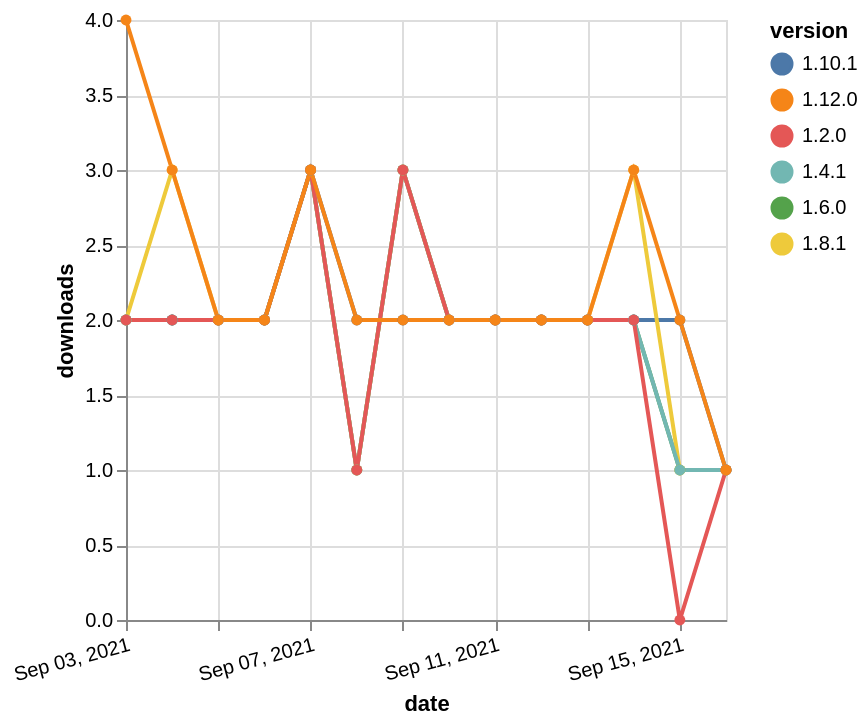

Source (Vega-Lite JSON):
### Vega-Lite specification from a JSON file in a GitHub repository (floating-point values rounded to 4 significant figures)
{"$schema": "https://vega.github.io/schema/vega-lite/v5.json", "description": "A simple bar chart with embedded data.", "data": {"values": [{"date": "2021-09-03", "total": 1476, "delta": 2, "version": "1.6.0"}, {"date": "2021-09-04", "total": 1478, "delta": 2, "version": "1.6.0"}, {"date": "2021-09-05", "total": 1480, "delta": 2, "version": "1.6.0"}, {"date": "2021-09-06", "total": 1482, "delta": 2, "version": "1.6.0"}, {"date": "2021-09-07", "total": 1485, "delta": 3, "version": "1.6.0"}, {"date": "2021-09-08", "total": 1486, "delta": 1, "version": "1.6.0"}, {"date": "2021-09-09", "total": 1489, "delta": 3, "version": "1.6.0"}, {"date": "2021-09-10", "total": 1491, "delta": 2, "version": "1.6.0"}, {"date": "2021-09-11", "total": 1493, "delta": 2, "version": "1.6.0"}, {"date": "2021-09-12", "total": 1495, "delta": 2, "version": "1.6.0"}, {"date": "2021-09-13", "total": 1497, "delta": 2, "version": "1.6.0"}, {"date": "2021-09-14", "total": 1499, "delta": 2, "version": "1.6.0"}, {"date": "2021-09-15", "total": 1500, "delta": 1, "version": "1.6.0"}, {"date": "2021-09-16", "total": 1501, "delta": 1, "version": "1.6.0"}, {"date": "2021-09-03", "total": 618, "delta": 2, "version": "1.10.1"}, {"date": "2021-09-04", "total": 620, "delta": 2, "version": "1.10.1"}, {"date": "2021-09-05", "total": 622, "delta": 2, "version": "1.10.1"}, {"date": "2021-09-06", "total": 624, "delta": 2, "version": "1.10.1"}, {"date": "2021-09-07", "total": 627, "delta": 3, "version": "1.10.1"}, {"date": "2021-09-08", "total": 629, "delta": 2, "version": "1.10.1"}, {"date": "2021-09-09", "total": 631, "delta": 2, "version": "1.10.1"}, {"date": "2021-09-10", "total": 633, "delta": 2, "version": "1.10.1"}, {"date": "2021-09-11", "total": 635, "delta": 2, "version": "1.10.1"}, {"date": "2021-09-12", "total": 637, "delta": 2, "version": "1.10.1"}, {"date": "2021-09-13", "total": 639, "delta": 2, "version": "1.10.1"}, {"date": "2021-09-14", "total": 641, "delta": 2, "version": "1.10.1"}, {"date": "2021-09-15", "total": 643, "delta": 2, "version": "1.10.1"}, {"date": "2021-09-16", "total": 644, "delta": 1, "version": "1.10.1"}, {"date": "2021-09-03", "total": 1013, "delta": 2, "version": "1.8.1"}, {"date": "2021-09-04", "total": 1016, "delta": 3, "version": "1.8.1"}, {"date": "2021-09-05", "total": 1018, "delta": 2, "version": "1.8.1"}, {"date": "2021-09-06", "total": 1020, "delta": 2, "version": "1.8.1"}, {"date": "2021-09-07", "total": 1023, "delta": 3, "version": "1.8.1"}, {"date": "2021-09-08", "total": 1024, "delta": 1, "version": "1.8.1"}, {"date": "2021-09-09", "total": 1027, "delta": 3, "version": "1.8.1"}, {"date": "2021-09-10", "total": 1029, "delta": 2, "version": "1.8.1"}, {"date": "2021-09-11", "total": 1031, "delta": 2, "version": "1.8.1"}, {"date": "2021-09-12", "total": 1033, "delta": 2, "version": "1.8.1"}, {"date": "2021-09-13", "total": 1035, "delta": 2, "version": "1.8.1"}, {"date": "2021-09-14", "total": 1038, "delta": 3, "version": "1.8.1"}, {"date": "2021-09-15", "total": 1039, "delta": 1, "version": "1.8.1"}, {"date": "2021-09-16", "total": 1040, "delta": 1, "version": "1.8.1"}, {"date": "2021-09-03", "total": 1627, "delta": 2, "version": "1.4.1"}, {"date": "2021-09-04", "total": 1629, "delta": 2, "version": "1.4.1"}, {"date": "2021-09-05", "total": 1631, "delta": 2, "version": "1.4.1"}, {"date": "2021-09-06", "total": 1633, "delta": 2, "version": "1.4.1"}, {"date": "2021-09-07", "total": 1636, "delta": 3, "version": "1.4.1"}, {"date": "2021-09-08", "total": 1637, "delta": 1, "version": "1.4.1"}, {"date": "2021-09-09", "total": 1640, "delta": 3, "version": "1.4.1"}, {"date": "2021-09-10", "total": 1642, "delta": 2, "version": "1.4.1"}, {"date": "2021-09-11", "total": 1644, "delta": 2, "version": "1.4.1"}, {"date": "2021-09-12", "total": 1646, "delta": 2, "version": "1.4.1"}, {"date": "2021-09-13", "total": 1648, "delta": 2, "version": "1.4.1"}, {"date": "2021-09-14", "total": 1650, "delta": 2, "version": "1.4.1"}, {"date": "2021-09-15", "total": 1651, "delta": 1, "version": "1.4.1"}, {"date": "2021-09-16", "total": 1652, "delta": 1, "version": "1.4.1"}, {"date": "2021-09-03", "total": 2041, "delta": 2, "version": "1.2.0"}, {"date": "2021-09-04", "total": 2043, "delta": 2, "version": "1.2.0"}, {"date": "2021-09-05", "total": 2045, "delta": 2, "version": "1.2.0"}, {"date": "2021-09-06", "total": 2047, "delta": 2, "version": "1.2.0"}, {"date": "2021-09-07", "total": 2050, "delta": 3, "version": "1.2.0"}, {"date": "2021-09-08", "total": 2051, "delta": 1, "version": "1.2.0"}, {"date": "2021-09-09", "total": 2054, "delta": 3, "version": "1.2.0"}, {"date": "2021-09-10", "total": 2056, "delta": 2, "version": "1.2.0"}, {"date": "2021-09-11", "total": 2058, "delta": 2, "version": "1.2.0"}, {"date": "2021-09-12", "total": 2060, "delta": 2, "version": "1.2.0"}, {"date": "2021-09-13", "total": 2062, "delta": 2, "version": "1.2.0"}, {"date": "2021-09-14", "total": 2064, "delta": 2, "version": "1.2.0"}, {"date": "2021-09-15", "total": 2064, "delta": 0, "version": "1.2.0"}, {"date": "2021-09-16", "total": 2065, "delta": 1, "version": "1.2.0"}, {"date": "2021-09-03", "total": 212, "delta": 4, "version": "1.12.0"}, {"date": "2021-09-04", "total": 215, "delta": 3, "version": "1.12.0"}, {"date": "2021-09-05", "total": 217, "delta": 2, "version": "1.12.0"}, {"date": "2021-09-06", "total": 219, "delta": 2, "version": "1.12.0"}, {"date": "2021-09-07", "total": 222, "delta": 3, "version": "1.12.0"}, {"date": "2021-09-08", "total": 224, "delta": 2, "version": "1.12.0"}, {"date": "2021-09-09", "total": 226, "delta": 2, "version": "1.12.0"}, {"date": "2021-09-10", "total": 228, "delta": 2, "version": "1.12.0"}, {"date": "2021-09-11", "total": 230, "delta": 2, "version": "1.12.0"}, {"date": "2021-09-12", "total": 232, "delta": 2, "version": "1.12.0"}, {"date": "2021-09-13", "total": 234, "delta": 2, "version": "1.12.0"}, {"date": "2021-09-14", "total": 237, "delta": 3, "version": "1.12.0"}, {"date": "2021-09-15", "total": 239, "delta": 2, "version": "1.12.0"}, {"date": "2021-09-16", "total": 240, "delta": 1, "version": "1.12.0"}]}, "width": "container", "mark": {"type": "line", "point": {"filled": true}}, "encoding": {"x": {"field": "date", "type": "temporal", "timeUnit": "yearmonthdate", "title": "date", "axis": {"labelAngle": -15}}, "y": {"field": "delta", "type": "quantitative", "title": "downloads"}, "color": {"field": "version", "type": "nominal"}, "tooltip": {"field": "delta"}}}
